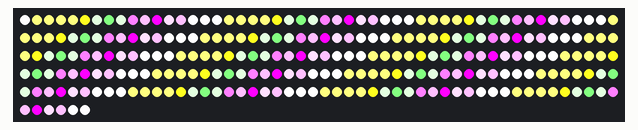
Simulated run of this program. Board: ATmega48, built with avr-gcc and emulated at 14.745 MHz. Parts: 256 RGB LEDs in strip order, left to right, continuing on the next row. Wiring (inferred from the names in the program): WS2812 LEDs: data PD6.

Above: at 0.1 s.

The program:

main.c
```c
/*
 * RGB.c
 *
 * Created: 17.12.2022 19:26:29
 * Author : lolfa
 */


// ñäåëàòü ôóíêèöèþ êòîðàÿ ïî êîîðäèíàòàì ðàñ÷èòûâàåò öâåò è ñðàçó âûâîäèòü íà ýêðàí
#ifndef F_CPU
#define F_CPU 14745000UL
#endif

/*init RGB port*/
#define DDR_RGB DDRD
#define RGB PD6

#define set_bit(port, bit_msk) port |= (1<<bit_msk)
#define set_bits(port,bits, bits_pos) port |= (bits<<bits_pos)

#define clr_bit(port, bit_msk) port &= ~(1<<bit_msk)
#define clr_bits(port,bits, bits_pos) port &= ~(bits<<bits_pos)

#define RGB_G 0x00008000
#define RGB_R 0x00800000
#define RGB_B 0x00000080

#define extra_prescaler_value 56 // f = F_CPU/(256*1024*extra_prescaler_value)
#define size_of_array_h 8
#define size_of_array_w 16

#include <avr/io.h>
#include <avr/interrupt.h>

void send_0(void);
void send_1(void);
void send_array(void);
void timer_init(void);
void set_RGB(uint32_t array[size_of_array_h][size_of_array_w]);
void set_RGB_v2(uint32_t array[size_of_array_h][size_of_array_w]); //not working
void set_RGB_v3(uint32_t array[size_of_array_h][size_of_array_w]);
void init_array(uint32_t array[size_of_array_h][size_of_array_w], uint8_t TIME);
void clear_array(uint32_t array[size_of_array_h][size_of_array_w]);
uint32_t func(uint8_t x, uint8_t y, uint8_t TIME);
uint32_t rgb(double ratio);

uint8_t ZH;
uint8_t ZL;
uint8_t R0, R1;

uint8_t extra_prescaler = 0;
uint8_t code = 0;

int main(void)
{
	uint8_t t = 0;
	uint32_t color[size_of_array_h][size_of_array_w];
	set_bit(DDR_RGB, RGB);
	asm("sei");
	t = 5; //start point
	init_array(color, t);
	set_RGB_v3(color);

	timer_init();
	while(1){
		while(code){
			if(t > 15){
				t = 0;
			}
			else{
				t++;
			}
			init_array(color, t);
			set_RGB_v3(color);
			code = 0;
		}
	}
}

/*    1/F_CPU ~ 67.8 ns = 1 takt
		0.8 us ~ 12(11.79) taktov       */
void send_1(void){
	set_bit(PORTD, RGB); //(3 takt)
	asm("nop");
	asm("nop");
	asm("nop");
	asm("nop");
	asm("nop");
	asm("nop");
	asm("nop");
	asm("nop");
	asm("nop");
	//asm("nop");
	//asm("nop");
	//asm("nop");
	clr_bit(PORTD, RGB);
}

/*    1/F_CPU ~ 67.8 ns = 1 takt
		0.4 us ~ 6(5.89) taktov       */
void send_0(void){
		set_bit(PORTD, RGB); //(3 takt)
		asm("nop");
		asm("nop");
		asm("nop");
		//asm("nop");
		//asm("nop");
		clr_bit(PORTD, RGB);
}

void set_RGB(uint32_t array[size_of_array_h][size_of_array_w]){
	uint32_t msk;
	//sending same array one more time to fill 16*16 rgb
	for(unsigned char segment = 0; segment < 2; segment++){
		for(unsigned char x = 0; x < (size_of_array_w * size_of_array_h) ; x++){//(16*8)
			for(unsigned char GRB = 0; GRB < 3; GRB++){
				switch(GRB){ //G, R, B -> R, G, B
					case 0	:	msk = RGB_G;	break;
					case 1	:	msk = RGB_R;	break;
					case 2	:	msk = RGB_B;	break;
					default	:	msk = 0;		break;
				}
				for(unsigned char bit = 0; bit < 8; bit++){
					if((*(*array + x) & msk) == 0x00000000)//(**(array + counter)
					send_0();
					else
					send_1();
					msk = msk>>1;
				}
			}
		}
		set_bit(PORTD, RGB); //to prevent reset(might ruin color)
	}
}

//not working
void set_RGB_v2(uint32_t array[size_of_array_h][size_of_array_w]){
	uint32_t msk;
	//uint8_t segment = 0;
	for(unsigned char y = 0; y < size_of_array_h; y++){
		for(unsigned char x = 0; x < size_of_array_w ; x++){//(size_of_array_w * size_of_array_h)
			for(unsigned char GRB = 0; GRB < 3; GRB++){
				switch(GRB){
					case 0 :
					msk = RGB_G;
					break;
					case 1 :
					msk = RGB_R;
					break;
					case 2 :
					msk = RGB_B;
					break;
					default:
					msk = 0;
					break;
				}
				for(unsigned char bit = 0; bit < 8; bit++){
					if((array[y][x] & msk) == 0x00000000)//(**(array + counter)
					send_0();
					else
					send_1();
					msk = msk>>1;
				}
			}
		}
	}
}

void set_RGB_v3(uint32_t array[size_of_array_h][size_of_array_w]){
	uint32_t msk;
	for(unsigned char x = 0; x < (size_of_array_w * size_of_array_h) ; x++){
		for(unsigned char GRB = 0; GRB < 3; GRB++){
			switch(GRB){ //G, R, B -> R, G, B
				case 0	:	msk = RGB_G;	break;
				case 1	:	msk = RGB_R;	break;
				case 2	:	msk = RGB_B;	break;
				default	:	msk = 0;		break;
			}
			for(unsigned char bit = 0; bit < 8; bit++){
				if((*(*array + x) & msk) == 0x00000000)//(**(array + counter)
				send_0();
				else
				send_1();
				msk = msk>>1;
			}
		}
	}
	//sending same array one more time to fill 16*16 rgb
	for(unsigned char x = 0; x < (size_of_array_w * size_of_array_h) ; x++){//(16*8)
		for(unsigned char GRB = 0; GRB < 3; GRB++){
			switch(GRB){ //G, R, B -> R, G, B
				case 0	:	msk = RGB_G;	break;
				case 1	:	msk = RGB_R;	break;
				case 2	:	msk = RGB_B;	break;
				default	:	msk = 0;		break;
			}
			for(unsigned char bit = 0; bit < 8; bit++){
				if((*(*array + x) & msk) == 0x00000000)//(**(array + counter)
				send_0();
				else
				send_1();
				msk = msk>>1;
			}
		}
	}
}

void init_array(uint32_t array[size_of_array_h][size_of_array_w], uint8_t TIME){
	for(unsigned char y = 0; y < size_of_array_h; y++){
		for(unsigned char x = 0; x < size_of_array_w; x++){
			array[y][x] = func(x, y, TIME);
		}
	}
}

void clear_array(uint32_t array[size_of_array_h][size_of_array_w]){
	for(unsigned char y = 0; y < size_of_array_h; y++){
		for(unsigned char x = 0; x < size_of_array_w; x++){
			array[y][x] = 0;
		}
	}
}

void timer_init(void){
	clr_bits(TCCR0A,0b11,WGM00);	//Normal
	set_bits(TCCR0B, 0b101, CS00);	//1024
	set_bit(TIMSK0, TOIE0);			//interrupt

}

uint32_t func(uint8_t x, uint8_t y, uint8_t TIME){
	uint32_t f;
	if((x + TIME) > 15){
		f = rgb(((double)(x + TIME - 16))/(size_of_array_w));
	}
	else{
		f = rgb(((double)(x + TIME))/(size_of_array_w));
	}
	return f;
}

uint32_t rgb(double ratio)//ratio between 0.0 to 1.0
{
	//we want to normalize ratio so that it fits in to 6 regions
	//where each region is 256 units long
	uint32_t normalized = (uint32_t)(ratio * 256 * 6);

	//find the region for this position
	uint32_t region = normalized / 256;

	//find the distance to the start of the closest region
	uint8_t x = normalized % 256;

	uint8_t r = 0, g = 0, b = 0;
	switch (region)
	{
		case 0: r = 0xFF; g = 0;	b = 0;    g += x; break;
		case 1: r = 0xFF; g = 0xFF;	b = 0;    r -= x; break;
		case 2: r = 0;	  g = 0xFF;	b = 0;    b += x; break;
		case 3: r = 0;    g = 0xFF;	b = 0xFF; g -= x; break;
		case 4: r = 0;    g = 0;	b = 0xFF; r += x; break;
		case 5: r = 0xFF; g = 0;	b = 0xFF; b -= x; break;
	}
	uint32_t color = ((uint32_t)r << 16) + ((uint32_t)g << 8) + ((uint32_t)b << 0);
	return color;
}

// f = F_CPU/(256*1024*extra_prescaler_value)
ISR (TIMER0_OVF_vect)
{
	if(extra_prescaler == extra_prescaler_value){
		code = 1;
		extra_prescaler = 0;
		return;
	}
	else{
		extra_prescaler++;
		return;
	}
}
```
